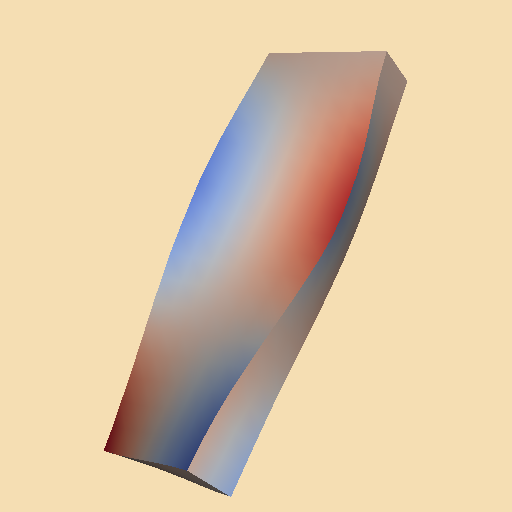

Here is the Python script that generated this plot:
#!/usr/bin/env python

# Surface displacement plot of a vibrating plane colored by vector dot product.

import os
from pathlib import Path

# Factory overrides: importing these modules registers the OpenGL rendering
# and interaction style implementations for vtkRenderingCore factory classes.
import vtkmodules.vtkInteractionStyle  # noqa: F401
import vtkmodules.vtkRenderingOpenGL2  # noqa: F401

# VTK pipeline classes used in this example
from vtkmodules.vtkCommonCore import vtkLookupTable
from vtkmodules.vtkFiltersCore import (
    vtkPolyDataNormals,
    vtkVectorDot,
)
from vtkmodules.vtkFiltersGeneral import vtkWarpVector
from vtkmodules.vtkIOLegacy import vtkPolyDataReader
from vtkmodules.vtkRenderingCore import (
    vtkActor,
    vtkColorTransferFunction,
    vtkDataSetMapper,
    vtkRenderWindow,
    vtkRenderWindowInteractor,
    vtkRenderer,
)

# Colors (normalized RGB)
wheat = (0.961, 0.871, 0.702)

# Data file
data_dir = Path(os.environ.get("VPE_DATA_DIR", Path(__file__).parent))
file_name = str(data_dir / "plate.vtk")

# Reader: load the plate vibration data with mode8 displacement vectors
plate = vtkPolyDataReader()
plate.SetFileName(file_name)
plate.SetVectorsName("mode8")
plate.Update()

# Filter: warp the surface by displacement vectors
warp = vtkWarpVector()
warp.SetInputConnection(plate.GetOutputPort())
warp.SetScaleFactor(0.5)

# Filter: compute surface normals on the warped geometry
normals = vtkPolyDataNormals()
normals.SetInputConnection(warp.GetOutputPort())

# Filter: compute dot product between vectors and normals
color = vtkVectorDot()
color.SetInputConnection(normals.GetOutputPort())

# Lookup table: cool-to-warm diverging color map
nc = 256
ctf = vtkColorTransferFunction()
ctf.SetColorSpaceToDiverging()
ctf.AddRGBPoint(0.0, 0.230, 0.299, 0.754)
ctf.AddRGBPoint(1.0, 0.706, 0.016, 0.150)

lut = vtkLookupTable()
lut.SetNumberOfTableValues(nc)
lut.Build()
for i in range(nc):
    rgb = list(ctf.GetColor(float(i) / nc))
    rgb.append(1.0)
    lut.SetTableValue(i, *rgb)

# Mapper: map the displacement data to graphics primitives
plate_mapper = vtkDataSetMapper()
plate_mapper.SetInputConnection(color.GetOutputPort())
plate_mapper.SetLookupTable(lut)
plate_mapper.SetScalarRange(-1, 1)

# Actor: display the displacement-colored surface
plate_actor = vtkActor()
plate_actor.SetMapper(plate_mapper)

# Renderer: assemble the scene
renderer = vtkRenderer()
renderer.AddActor(plate_actor)
renderer.SetBackground(wheat)

# Window: display the rendered scene
render_window = vtkRenderWindow()
render_window.AddRenderer(renderer)
render_window.SetWindowName("displacement plot")
render_window.SetMultiSamples(0)
render_window.SetSize(512, 512)

# Scene: configure camera
cam = renderer.GetActiveCamera()
cam.SetPosition(13.3991, 14.0764, 9.97787)
cam.SetFocalPoint(1.50437, 0.481517, 4.52992)
cam.SetViewAngle(30)
cam.SetViewUp(-0.120861, 0.458556, -0.880408)
cam.SetClippingRange(12.5724, 26.8374)

# Interactor: handle mouse and keyboard events
render_window_interactor = vtkRenderWindowInteractor()
render_window_interactor.SetRenderWindow(render_window)

# Launch the interactive visualization
render_window_interactor.Initialize()
render_window_interactor.Start()
